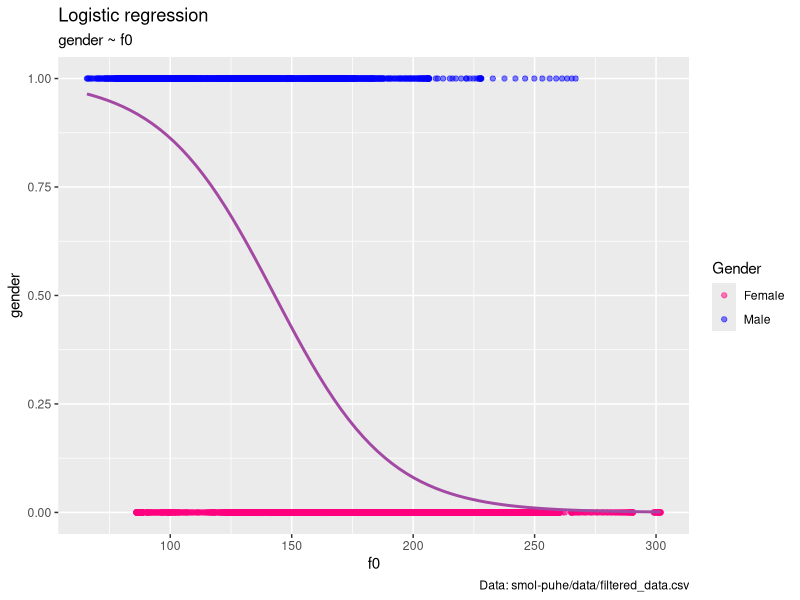
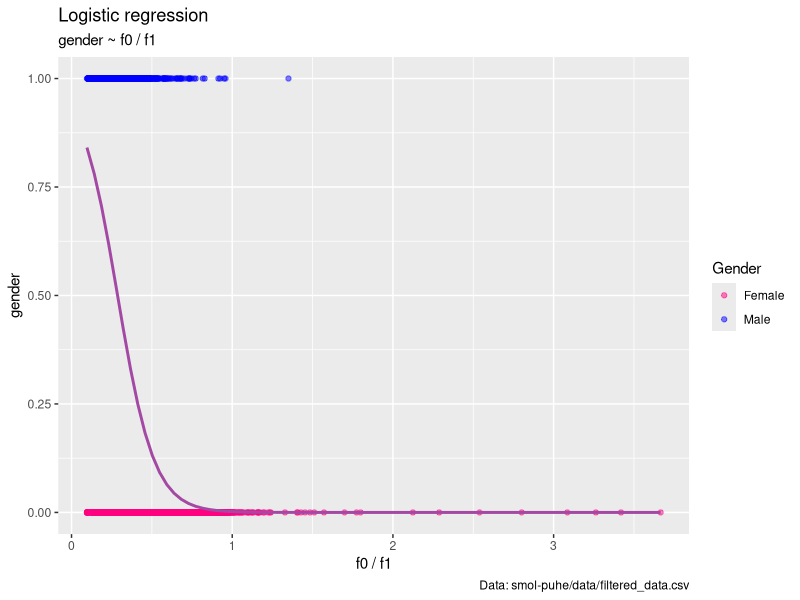
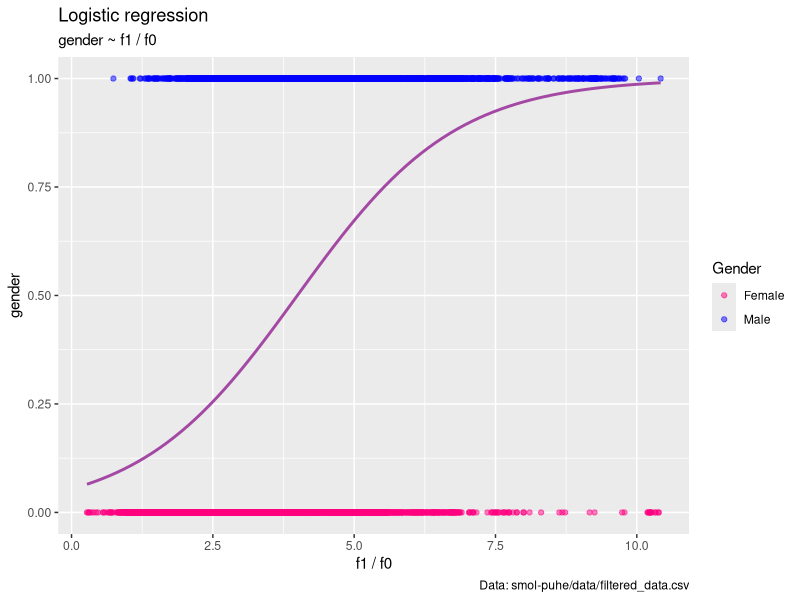
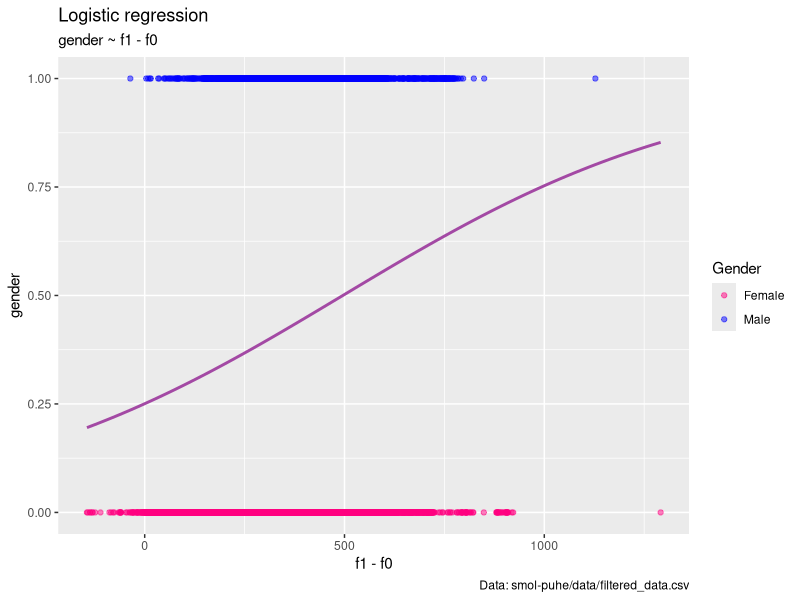
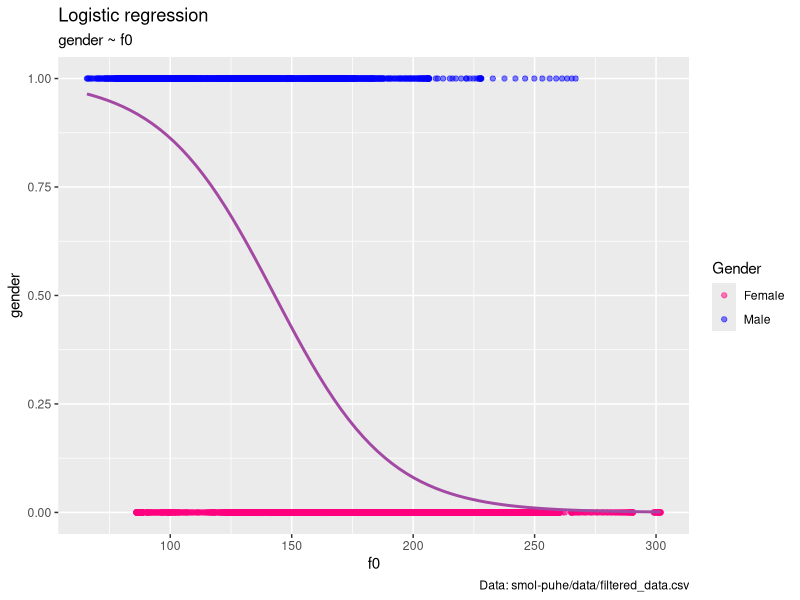
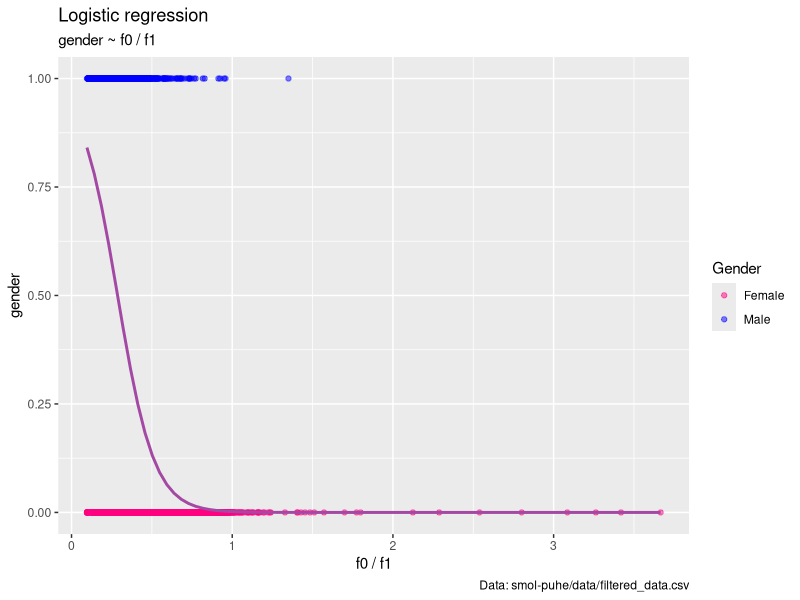
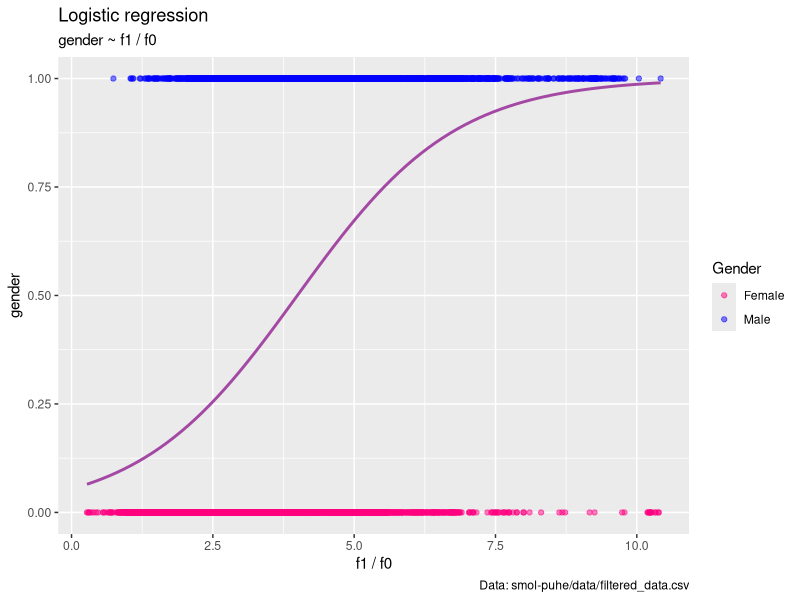
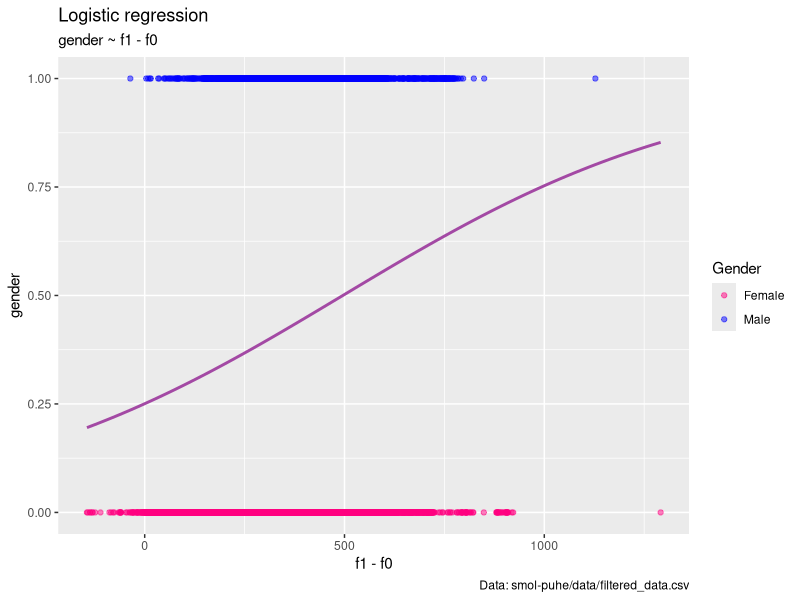

Write R code to recreate these figures, in order.
## Import R packages ##########################################################

library(tidyverse)

## Set working directory for R Studio ~~~~~~~~~~~~~~~~~~~~~~~~~~~~~~~~~~~~~~~~~
## We want it to be the root of this repo, i.e. "/smol-puhe"

wd <- getwd() %>% str_replace("/scripts/R/praat_processing$", "")
setwd(wd)
getwd()
rm(wd)

tb <- read_csv("./data/filtered_data.csv")
spec(tb)

## Logistic regression ########################################################
## gender ~ f0

ggplot(tb, aes(x=f0, y=gender)) +
  geom_point(alpha=.5, aes(color = cut(tb$gender, c(-1, 0.5, 1)))) +
  scale_color_manual(name = "Gender",
                     values = c("(-1,0.5]" = "#ff0080",
                                "(0.5,1]" = "#0000ff"),
                     labels = c("Female", "Male")) +
  stat_smooth(method="glm", se=FALSE,
              method.args = list(family=binomial), col="#a349a4") +
  labs(title = "Logistic regression",
       subtitle = "gender ~ f0",
       caption = "Data: smol-puhe/data/filtered_data.csv")

ggsave("logistic_gender_f0.png")

model1 <- glm(gender~f0, data = tb)
summary(model1)

## Logistic regression ~~~~~~~~~~~~~~~~~~~~~~~~~~~~~~~~~~~~~~~~~~~~~~~~~~~~~~~~
## gender ~ f0 / f1

tb$quotient1 <- tb$f0 / tb$f1

ggplot(tb, aes(x=quotient1, y=gender)) +
  geom_point(alpha=.5, aes(color = cut(tb$gender, c(-1, 0.5, 1)))) +
  scale_color_manual(name = "Gender",
                     values = c("(-1,0.5]" = "#ff0080",
                                "(0.5,1]" = "#0000ff"),
                     labels = c("Female", "Male")) +
  stat_smooth(method="glm", se=FALSE,
              method.args = list(family=binomial), col="#a349a4") +
  labs(title = "Logistic regression",
       subtitle = "gender ~ f0 / f1",
       caption = "Data: smol-puhe/data/filtered_data.csv") + 
  xlab("f0 / f1")

ggsave("logistic_gender_f0_over_f1.png")

model1 <- glm(gender~quotient1, data = tb)
summary(model1)

## Logistic regression ########################################################
## gender ~ f1 / f0

tb$quotient2 = tb$f1 / tb$f0

ggplot(tb, aes(x=quotient2, y=gender)) +
  geom_point(alpha=.5, aes(color = cut(tb$gender, c(-1, 0.5, 1)))) +
  scale_color_manual(name = "Gender",
                     values = c("(-1,0.5]" = "#ff0080",
                                "(0.5,1]" = "#0000ff"),
                     labels = c("Female", "Male")) +
  stat_smooth(method="glm", se=FALSE,
              method.args = list(family=binomial), 
              col="#a349a4") + 
  labs(title = "Logistic regression",
       subtitle = "gender ~ f1 / f0",
       caption = "Data: smol-puhe/data/filtered_data.csv") + 
  xlab("f1 / f0")

ggsave("logistic_gender_f1_over_f0.png")

model1 <- glm(gender~quotient2, data = tb)
summary(model1)

## Logistic regression ~~~~~~~~~~~~~~~~~~~~~~~~~~~~~~~~~~~~~~~~~~~~~~~~~~~~~~~~
## gender ~ f1 - f0

tb$difference = tb$f1 - tb$f0

ggplot(tb, aes(x=difference, y=gender)) +
  geom_point(alpha=.5, aes(color = cut(tb$gender, c(-1, 0.5, 1)))) +
  scale_color_manual(name = "Gender",
                     values = c("(-1,0.5]" = "#ff0080",
                                "(0.5,1]" = "#0000ff"),
                     labels = c("Female", "Male")) +
  stat_smooth(method="glm", se=FALSE,
              method.args = list(family=binomial), 
              col="#a349a4") + 
  labs(title = "Logistic regression",
       subtitle = "gender ~ f1 - f0",
       caption = "Data: smol-puhe/data/filtered_data.csv") + 
  xlab("f1 - f0")

ggsave("logistic_gender_f1_minus_f0.png")

model1 <- glm(gender~difference, data = tb)
summary(model1)

  # References __________________________________________________________________
# https://www.statology.org/plot-logistic-regression-in-r/
# https://www.color-hex.com/color-palette/3899
# https://stackoverflow.com/questions/29966582/ggplot-geom-point-with-colors-based-on-specific-discrete-values
# https://stackoverflow.com/questions/61227134/r-ggplot-geom-point-color-gradient-based-on-variable
  
